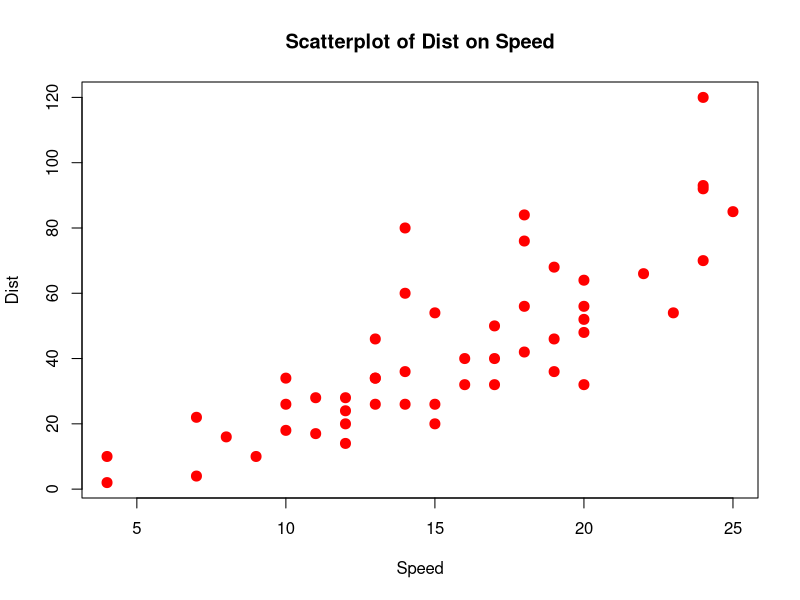
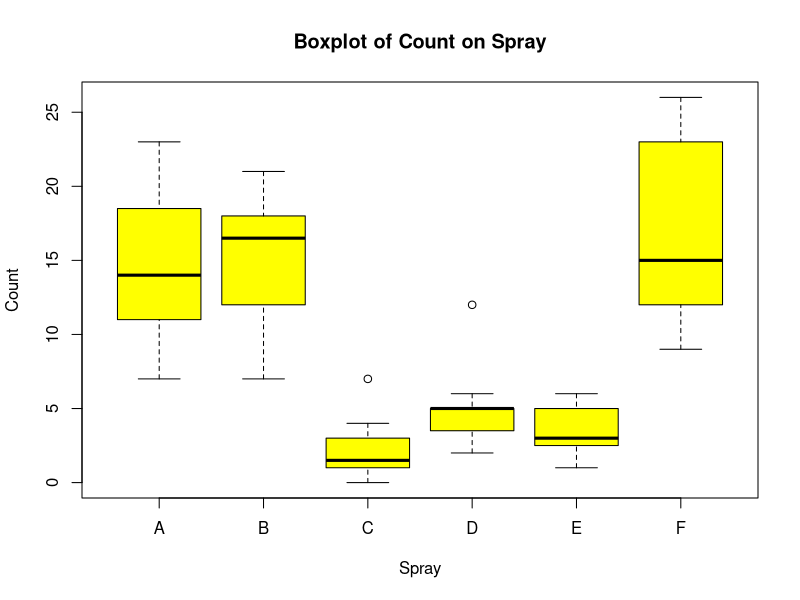
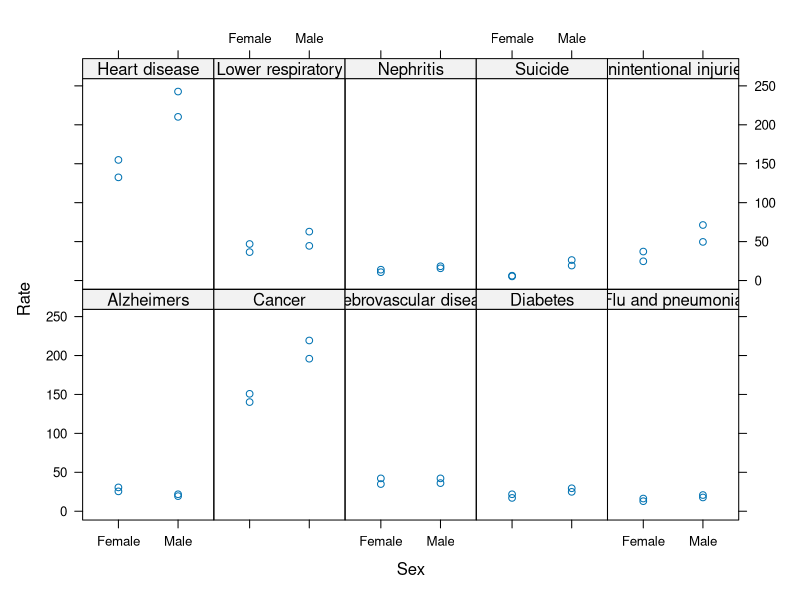
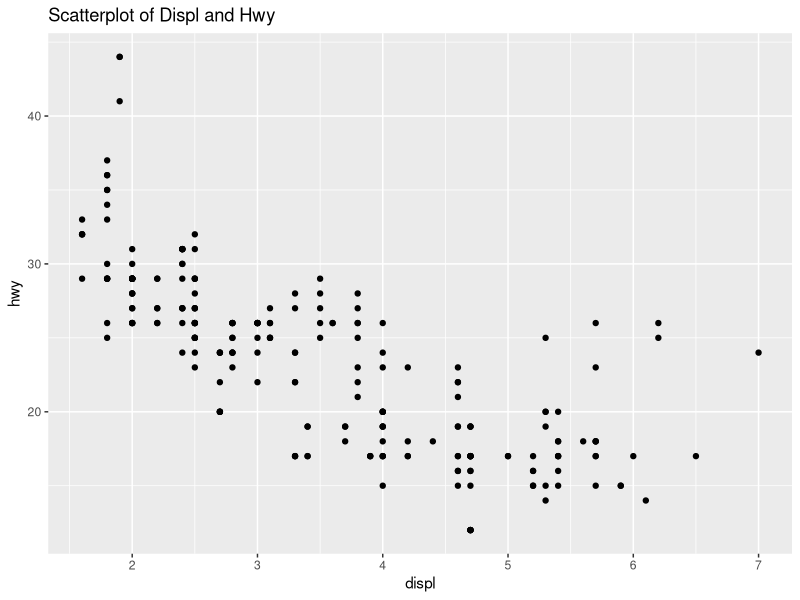
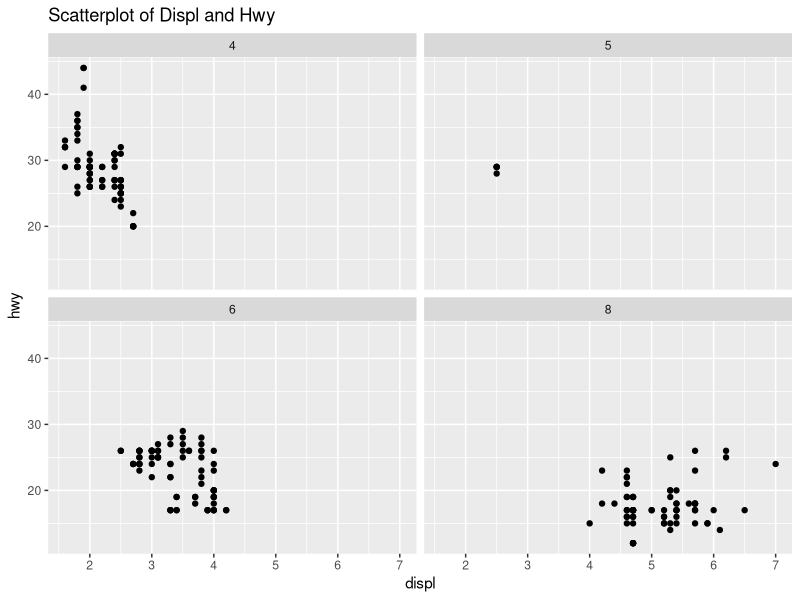
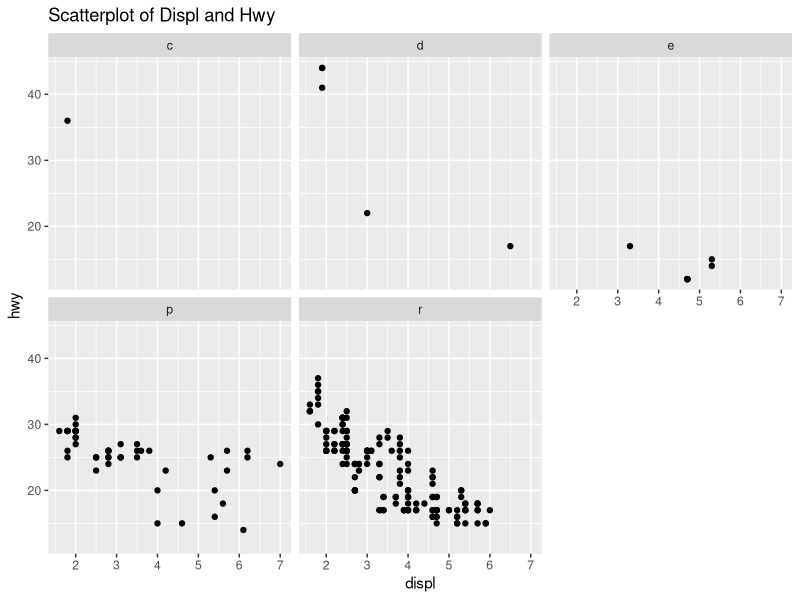

Write R code to recreate these figures, in order.
## ---- chunk 1
#Plot a scatterplot
library(datasets)
data(cars)
dim(cars)
names(cars)
summary(cars)
str(cars)
with(cars,plot(speed,dist,cex=2,pch=20,col="red",xlab="Speed",ylab="Dist",
               main="Scatterplot of Dist on Speed"))
#Plot multiple boxplots
data(InsectSprays)
names(InsectSprays)
dim(InsectSprays)
str(InsectSprays)
table(InsectSprays$spray)
boxplot(count~spray,data=InsectSprays,col="yellow",xlab="Spray",ylab="Count",
        main="Boxplot of Count on Spray")

## ---- chunk 2
library(lattice)
data(USMortality)
dim(USMortality)
names(USMortality)
summary(USMortality)
xyplot(Rate~Sex|Cause,data=USMortality,layout=c(5,2))

## ---- chunk 3
library(ggplot2)
library(dplyr)
data(mpg)
dim(mpg)
names(mpg)
glimpse(mpg)
table(mpg$manufacturer)
table(mpg$model)
table(mpg$cyl)
table(mpg$fl)
table(mpg$year)
#Plot graphs 
qplot(displ,hwy,data=mpg,main="Scatterplot of Displ and Hwy")
qplot(displ,hwy,data=mpg,main="Scatterplot of Displ and Hwy",facets=~cyl)
qplot(displ,hwy,data=mpg,main="Scatterplot of Displ and Hwy",facets=~fl)

